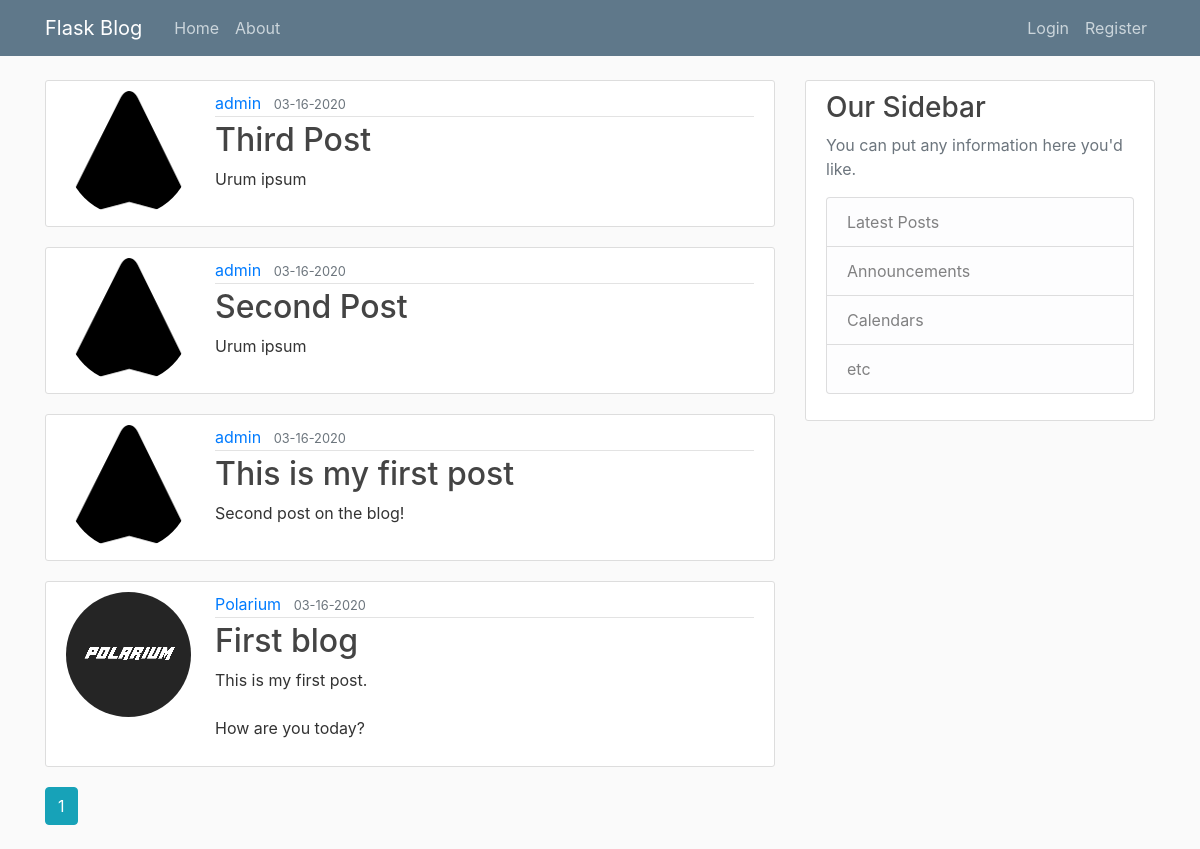
The page /home on the database its author committed.
### flaskblog_package/models.py (models this page shows, shortened)
class Post(db.Model):
    id = db.Column(db.Integer, primary_key=True)
    title = db.Column(db.String(100), nullable=False)
    date_posted = db.Column(db.DateTime, nullable=False, default=datetime.utcnow)
    content = db.Column(db.Text, nullable=False)
    user_id = db.Column(db.Integer, db.ForeignKey("user.id"), nullable=False)

class User(db.Model, UserMixin):
    id = db.Column(db.Integer, primary_key=True)
    username = db.Column(db.String(20), unique=True, nullable=False)
    email = db.Column(db.String(120), unique=True, nullable=False)
    image_file = db.Column(db.String(20), nullable=False, default="default.jpg")
    password = db.Column(db.String(60), nullable=False)
    posts = db.relationship("Post", backref="author", lazy=True)

### flaskblog_package/main/routes.py (the view)
@main.route("/")
@main.route("/home")
def home():
    page = request.args.get("page", 1, type=int)
    posts = Post.query.order_by(Post.date_posted.desc()).paginate(page=page, per_page=5)
    return render_template("home.html", posts=posts)

### flaskblog_package/templates/home.html
{% extends "layout.html" %}
{% block content %}
    {% for post in posts.items %}
        <article class="media content-section">
            <a href="{{ url_for('users.user_posts', username=post.author.username) }}">
            <img class="rounded-circle article-image" src="{{ url_for('static', filename='profile_pics/'+post.author.image_file) }}">
            </a>
            <div class="media-body ml-4">
                <div class="article-metadata">
                    <a class="mr-2" href="{{ url_for('users.user_posts', username=post.author.username) }}">{{ post.author.username }}</a>
                    <small class="text-muted">{{ post.date_posted.strftime('%m-%d-%Y') }}</small>
                </div>
                <h2><a class="article-title" href="{{ url_for('posts.post', post_id=post.id)}}">{{ post.title }}</a></h2>
                <p class="article-content">{{ post.content }}</p>
            </div>
        </article>
    {% endfor %}
    {% for page_num in posts.iter_pages(left_edge=1, right_edge=1, left_current=1, right_current=2) %}
        {% if page_num %}
            {% if posts.page == page_num %}
                <a class="btn btn-info mb-4" href="{{ url_for('main.home', page=page_num) }}">{{ page_num }}</a>
            {% else %}
                <a class="btn btn-outline-info mb-4" href="{{ url_for('main.home', page=page_num) }}">{{ page_num }}</a>
            {% endif %}
        {% else %}
            ...
        {% endif %}
    {% endfor %}
{% endblock content %}

### flaskblog_package/templates/layout.html (shortened to what this page needs)
<!DOCTYPE html>
<html>
<head>
    <link rel="stylesheet" href="https://stackpath.bootstrapcdn.com/bootstrap/4.4.1/css/bootstrap.min.css">
    <link rel="stylesheet" type="text/css" href="{{ url_for('static', filename='main.css') }}">
</head>
<body>
    <header class="site-header">
        <nav class="navbar navbar-expand-md navbar-dark bg-steel fixed-top">
            <div class="container">
                <a class="navbar-brand mr-4" href="/">Flask Blog</a>
                <div class="collapse navbar-collapse" id="navbarToggle">
                    <div class="navbar-nav mr-auto">
                        <a class="nav-item nav-link" href="{{ url_for('main.home') }}">Home</a>
                        <a class="nav-item nav-link" href="{{ url_for('main.about') }}">About</a>
                    </div>
                    <div class="navbar-nav">
                        {% if current_user.is_authenticated %}
                            <a class="nav-item nav-link" href="{{ url_for('posts.new_post') }}">New Post</a>
                            <a class="nav-item nav-link" href="{{ url_for('users.account') }}">Account</a>
                            <a class="nav-item nav-link" href="{{ url_for('users.logout') }}">Logout</a>
                        {% else %}
                            <a class="nav-item nav-link" href="{{ url_for('users.login') }}">Login</a>
                            <a class="nav-item nav-link" href="{{ url_for('users.register') }}">Register</a>
                        {% endif %}
                    </div>
                </div>
            </div>
        </nav>
    </header>
    <main role="main" class="container">
        <div class="row">
            <div class="col-md-8">
                {% block content %}{% endblock %}
            </div>
            <div class="col-md-4">
                <div class="content-section">
                    <h3>Our Sidebar</h3>
                    <p class='text-muted'>You can put any information here you'd like.
                        <ul class="list-group">
                            <li class="list-group-item list-group-item-light">Latest Posts</li>
                            <li class="list-group-item list-group-item-light">Announcements</li>
                            <li class="list-group-item list-group-item-light">Calendars</li>
                            <li class="list-group-item list-group-item-light">etc</li>
                        </ul>
                    </p>
                </div>
            </div>
        </div>
    </main>
</body>
</html>

### flaskblog_package/static/main.css (style rules this page uses)
body { background: #fafafa; color: #333333; margin-top: 5rem; }
h1, h2, h3, h4, h5, h6 { color: #444444; }
.bg-steel { background-color: #5f788a; }
.site-header .navbar-nav .nav-link { color: #cbd5db; }
.content-section { background: #ffffff; padding: 10px 20px; border: 1px solid #dddddd; border-radius: 3px; margin-bottom: 20px; }
.article-title { color: #444444; }
.article-content { white-space: pre-line; }
.article-metadata { padding-bottom: 1px; margin-bottom: 4px; border-bottom: 1px solid #e3e3e3 }

### rows shown on the page
Post: image_file (picture), author.username "admin", date_posted "03-16-2020", title "Third Post", content "Urum ipsum"
Post: image_file (picture), author.username "admin", date_posted "03-16-2020", title "Second Post", content "Urum ipsum"
Post: image_file (picture), author.username "admin", date_posted "03-16-2020", title "This is my first post", content "Second post on the blog!"
Post: image_file (picture), author.username "Polarium", date_posted "03-16-2020", title "First blog", content "This is my first post. How are you today?"

### other values the page prints
{{ page_num }} "1"
